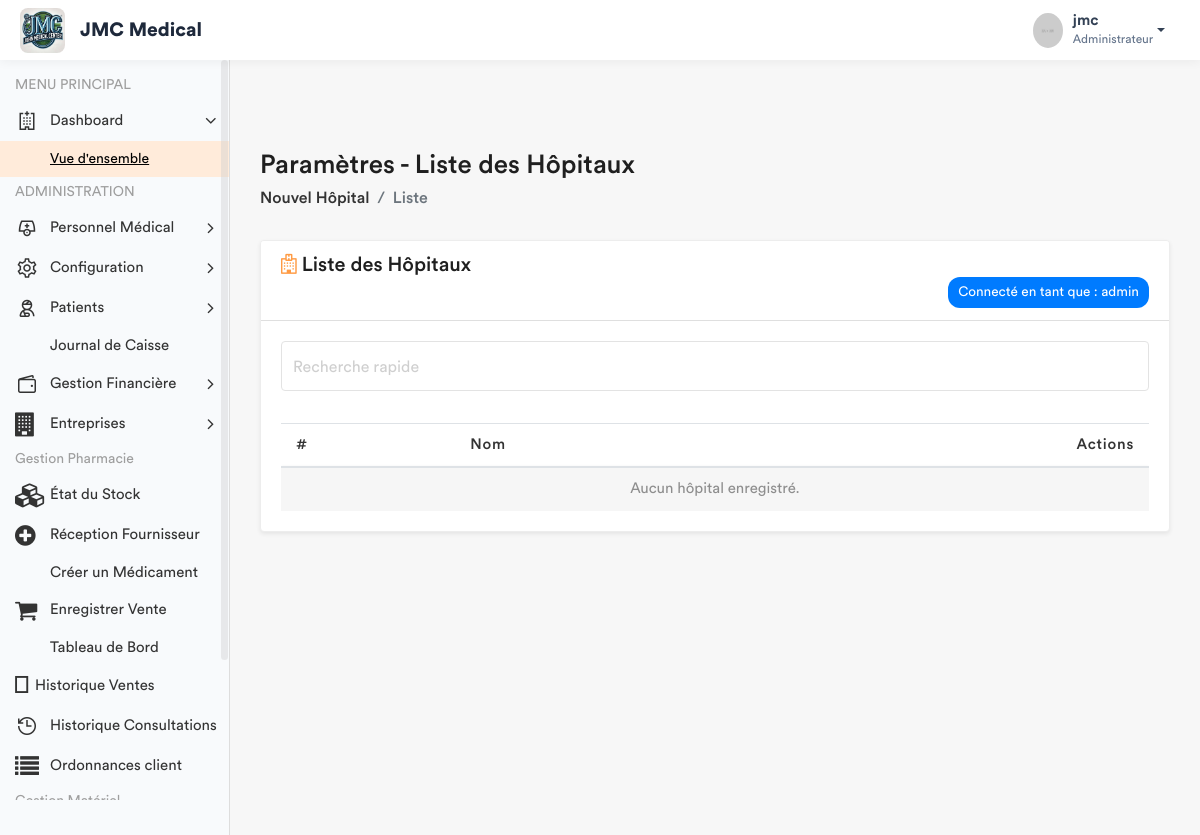
Page /hopitaux/ (signed in) on the earlier database version.
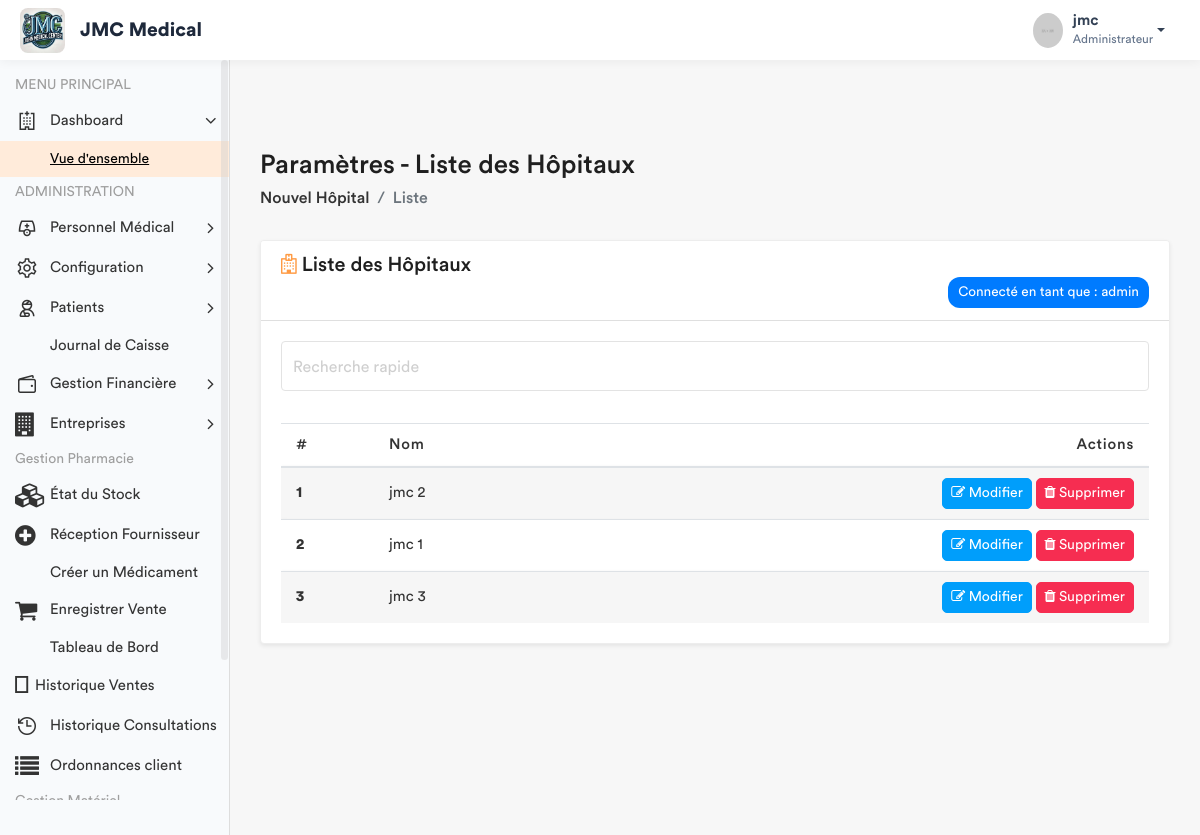
Same page on the later database version.
### app/models.py (models this page shows, shortened)
class Hopital(models.Model):
    nomH = models.CharField(max_length=30)

### app/views.py (the view)
# urls.py: path('hopitaux/', views.liste_hopitaux, name='hopital_liste'),
@login_required
def liste_hopitaux(request):
    hopitaux = Hopital.objects.all()
    role_obj = Fonction.objects.filter(userKey=request.user).first()
    fonction_key = role_obj.fonctionKey.roleName if role_obj and role_obj.fonctionKey else "Utilisateur"
    return render(request, 'back-end/parametres/hopital_liste.html', {'hopitaux': hopitaux, 'fonctionKey': fonction_key})

### app/templates/back-end/parametres/hopital_liste.html (shortened to what the changed rows need)
{% load static %}
<!DOCTYPE html>
<html lang="fr">
<head>
    {% include 'back-end/includes/css.html' %}
</head>
<body>
    <div class="main-wrapper">
        <div class="page-wrapper">
            <div class="content container-fluid">
                <div class="row">
                    <div class="col-12">
                        <div class="card shadow-sm">
                            <div class="card-body">
                                <div class="table-responsive">
                                    <table class="table table-striped custom-table mb-0" id="hospitalTable">
                                        <thead>
                                            <tr>
                                                <th>#</th>
                                                <th>Nom</th>
                                                <th class="text-right">Actions</th>
                                            </tr>
                                        </thead>
                                        <tbody>
                                            {% for hopital in hopitaux %}
                                            <tr>
                                                <td><strong>{{ forloop.counter }}</strong></td>
                                                <td>{{ hopital.nomH }}</td>
                                                <td class="text-right">
                                                    <a href="{% url 'modifier_hopital' hopital.id %}" class="btn btn-sm btn-info">
                                                        <i class="fa fa-edit"></i> Modifier
                                                    </a>
                                                    <a href="{% url 'supprimer_hopital' hopital.id %}" class="btn btn-sm btn-danger" onclick="return confirm('Voulez-vous vraiment supprimer cet hôpital ?');">
                                                        <i class="fa fa-trash"></i> Supprimer
                                                    </a>
                                                </td>
                                            </tr>
                                            {% empty %}
                                            <tr>
                                                <td colspan="6" class="text-center text-muted">Aucun hôpital enregistré.</td>
                                            </tr>
                                            {% endfor %}
                                        </tbody>
                                    </table>
                                </div>
                            </div>
                        </div>
                    </div>
                </div>
            </div>
        </div>
    </div>
</body>
</html>

Differences in the rows shown:
added Hopital: nomH "jmc 2"
added Hopital: nomH "jmc 1"
added Hopital: nomH "jmc 3"
Other differences:
text no longer shown: "Aucun hôpital enregistré."
